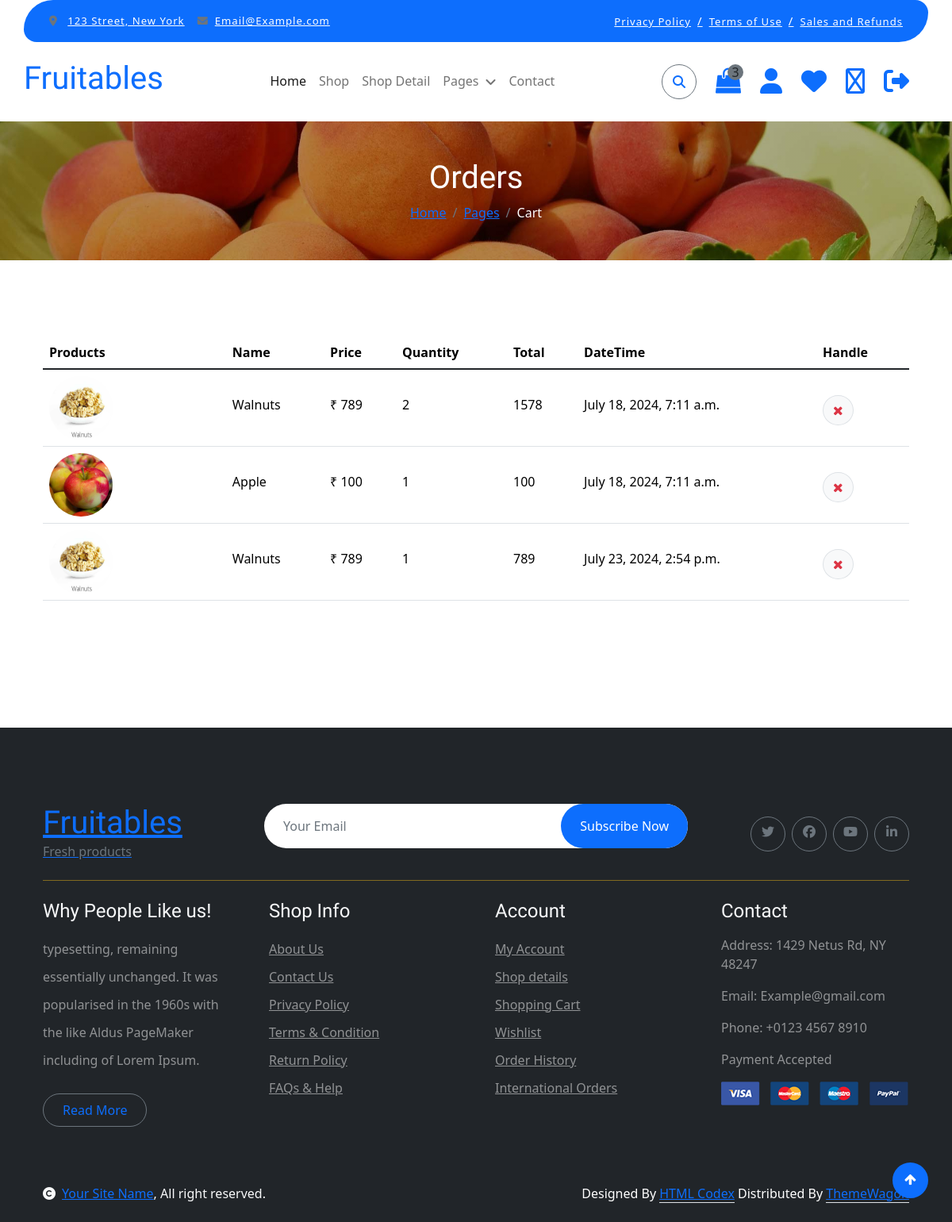
Page /orders (signed in) on the committed database.
### myapp/models.py (models this page shows, shortened)
class order(models.Model):
    user_id=models.ForeignKey(Register,on_delete=models.CASCADE,blank=True,null=True)
    product_id = models.ForeignKey(Product,on_delete=models.CASCADE,blank=True,null=True)
    image=models.ImageField(upload_to="media",blank=True,null=True)
    name = models.CharField(max_length=30,blank=True,null=True)
    price=models.IntegerField(blank=True,null=True)
    quantity = models.IntegerField(default=1,blank=True,null=True)
    total_price=models.IntegerField(blank=True,null=True)
    datetime = models.DateTimeField(auto_now=True)

### myapp/views.py (the view)
# urls.py: path('orders', views.orders, name='orders'),
def orders(request):
    if "email" in request.session:
        uid = Register.objects.get(email = request.session['email'])
        oid = order.objects.filter(user_id=uid)
        con={"uid":uid,"oid":oid}
        return render(request,"orders.html",con)
    else:
        return redirect("login")

### myapp/templates/orders.html (shortened to what this page needs)
{% extends "index.html" %}
{% load static %}
{% block content %}
        <div class="container-fluid page-header py-5">
            <h1 class="text-center text-white display-6">Orders</h1>
            <ol class="breadcrumb justify-content-center mb-0">
                <li class="breadcrumb-item"><a href="#">Home</a></li>
                <li class="breadcrumb-item"><a href="#">Pages</a></li>
                <li class="breadcrumb-item active text-white">Cart</li>
            </ol>
        </div>
        <div class="container-fluid py-5">
            <div class="container py-5">
                <div class="table-responsive">
                    <table class="table">
                        <thead>
                          <tr>
                            <th scope="col">Products</th>
                            <th scope="col">Name</th>
                            <th scope="col">Price</th>
                            <th scope="col">Quantity</th>
                            <th scope="col">Total</th>
                            <th scope="col">DateTime</th>
                            <th scope="col">Handle</th>
                          </tr>
                        </thead>
                        <tbody>
                          {% for i in oid %}
                            <tr>
                                <th scope="row">
                                    <div class="d-flex align-items-center">
                                        <img src="{{ i.image.url }}" class="img-fluid me-5 rounded-circle" style="width: 80px; height: 80px;" alt="">
                                    </div>
                                </th>
                                <td>
                                    <p class="mb-0 mt-4">{{ i.name }}</p>
                                </td>
                                <td>
                                    <p class="mb-0 mt-4">&#8377; {{ i.price }}</p>
                                </td>
                                <td>
                                   <p class="mb-0 mt-4">{{i.quantity}}</p>
                                </td>
                                <td>
                                    <p class="mb-0 mt-4">{{ i.total_price  }}</p>
                                </td>
                                <td>
                                    <p class="mb-0 mt-4">{{ i.datetime  }}</p>
                                </td>
                                <td>
                                    <a href="{% url 'orderhandle' i.id %}"><button class="btn btn-md rounded-circle bg-light border mt-4" >
                                        <i class="fa fa-times text-danger"></i>
                                    </button></a>
                                </td>
                            </tr>
                           {% endfor %}
                        </tbody>
                    </table>
                </div>
            </div>
        </div>
{% endblock %}

### myapp/templates/index.html (shortened to what this page needs)
{% load static %}
<!DOCTYPE html>
<html lang="en">
    <head>
        <link rel="stylesheet" href="https://use.fontawesome.com/releases/v5.15.4/css/all.css"/>
        <link href="https://cdn.jsdelivr.net/npm/bootstrap-icons@1.4.1/font/bootstrap-icons.css" rel="stylesheet">
        <link rel="stylesheet" href="https://cdnjs.cloudflare.com/ajax/libs/font-awesome/6.5.2/css/brands.min.css" />
        <link rel="stylesheet" href="https://cdnjs.cloudflare.com/ajax/libs/font-awesome/6.5.2/css/all.min.css" />
        <link rel="stylesheet" href="https://cdnjs.cloudflare.com/ajax/libs/font-awesome/4.7.0/css/font-awesome.min.css">
        <link rel="stylesheet" href="https://unpkg.com/bootstrap@5.3.3/dist/css/bootstrap.min.css">
        <link rel="stylesheet" href="https://cdn.jsdelivr.net/npm/bootstrap-icons@1.11.3/font/bootstrap-icons.min.css">
        <link href="{% static 'lib/lightbox/css/lightbox.min.css' %}" rel="stylesheet">
        <link href="{% static 'lib/owlcarousel/assets/owl.carousel.min.css' %}" rel="stylesheet">
        <link href="{% static 'css/bootstrap.min.css' %}" rel="stylesheet">
        <link href="{% static 'css/style.css' %}" rel="stylesheet">
        <link href="https://maxcdn.bootstrapcdn.com/bootstrap/5.1.3/css/bootstrap.min.css" rel="stylesheet">
    </head>
    <body>
        <div class="container-fluid fixed-top">
            <div class="container topbar bg-primary d-none d-lg-block">
                <div class="d-flex justify-content-between">
                    <div class="top-info ps-2">
                        <small class="me-3"><i class="fas fa-map-marker-alt me-2 text-secondary"></i> <a href="#" class="text-white">123 Street, New York</a></small>
                        <small class="me-3"><i class="fas fa-envelope me-2 text-secondary"></i><a href="#" class="text-white">Email@Example.com</a></small>
                    </div>
                    <div class="top-link pe-2">
                        <a href="#" class="text-white"><small class="text-white mx-2">Privacy Policy</small>/</a>
                        <a href="#" class="text-white"><small class="text-white mx-2">Terms of Use</small>/</a>
                        <a href="#" class="text-white"><small class="text-white ms-2">Sales and Refunds</small></a>
                    </div>
                </div>
            </div>
            <div class="container px-0">
                <nav class="navbar navbar-light bg-white navbar-expand-xl">
                    <a href="{% url 'index' %}" class="navbar-brand"><h1 class="text-primary display-6">Fruitables</h1></a>
                    <div class="collapse navbar-collapse bg-white" id="navbarCollapse">
                        <div class="navbar-nav mx-auto">
                            <a href="{% url 'index' %}" class="nav-item nav-link active">Home</a>
                            <a href="{% url 'shop' %}" class="nav-item nav-link">Shop</a>
                            <a href="{% url 'shop_detail' %}" class="nav-item nav-link">Shop Detail</a>
                            <div class="nav-item dropdown">
                                <a href="#" class="nav-link dropdown-toggle" data-bs-toggle="dropdown">Pages</a>
                            </div>
                            <a href="{% url 'contact' %}" class="nav-item nav-link">Contact</a>
                        </div>
                            <div class="d-flex m-3 me-0">
                                <button type="button" class="btn-search btn border border-secondary btn-md-square rounded-circle bg-white me-4" data-bs-toggle="modal" data-bs-target="#searchModal">
                                    <i class="fas fa-search text-primary"></i>
                                </button>
                            </div>
                            <a href="{% url 'cart' %}" class="position-relative me-4 my-auto">
                                <i class="fa fa-shopping-bag fa-2x"></i>
                                <span class="position-absolute bg-secondary rounded-circle d-flex align-items-center justify-content-center text-dark px-1" style="top: -5px; left: 15px; height: 20px; min-width: 20px;">3</span>
                            </a>
                            <a href="{% url 'profile' %}" class="me-4 my-auto" >
                                <i class="fas fa-user fa-2x"></i>
                            </a>
                            <a href="{% url 'show_wishlist' %}" class="me-4 my-auto">
                                <i class="fa-solid fa-heart fa-2x"></i>
                            </a>
                            <a href="{% url 'login' %}" class="me-4 my-auto">
                                <i class="fa-regular fa-right-to-bracket fa-2x"></i>
                            </a>
                            <a href="{% url 'logout' %}" class="me-4 my-auto">
                                <i class="fa-solid fa-right-from-bracket fa-2x"></i>
                            </a>
                        </div>
                    </div>
            </div>
{% block content %}{% endblock %}
        <div class="container-fluid bg-dark text-white-50 footer pt-5 mt-5">
            <div class="container py-5">
                <div class="pb-4 mb-4" style="border-bottom: 1px solid rgba(226, 175, 24, 0.5) ;">
                    <div class="row g-4">
                        <div class="col-lg-3">
                            <a href="#">
                                <h1 class="text-primary mb-0">Fruitables</h1>
                                <p class="text-secondary mb-0">Fresh products</p>
                            </a>
                        </div>
                        <div class="col-lg-6">
                            <div class="position-relative mx-auto">
                                <input class="form-control border-0 w-100 py-3 px-4 rounded-pill" type="number" placeholder="Your Email">
                                <button type="submit" class="btn btn-primary border-0 border-secondary py-3 px-4 position-absolute rounded-pill text-white" style="top: 0; right: 0;">Subscribe Now</button>
                            </div>
                        </div>
                        <div class="col-lg-3">
                            <div class="d-flex justify-content-end pt-3">
                                <a class="btn  btn-outline-secondary me-2 btn-md-square rounded-circle" href=""><i class="fab fa-twitter"></i></a>
                                <a class="btn btn-outline-secondary me-2 btn-md-square rounded-circle" href=""><i class="fab fa-facebook-f"></i></a>
                                <a class="btn btn-outline-secondary me-2 btn-md-square rounded-circle" href=""><i class="fab fa-youtube"></i></a>
                                <a class="btn btn-outline-secondary btn-md-square rounded-circle" href=""><i class="fab fa-linkedin-in"></i></a>
                            </div>
                        </div>
                    </div>
                </div>
                <div class="row g-5">
                    <div class="col-lg-3 col-md-6">
                        <div class="footer-item">
                            <h4 class="text-light mb-3">Why People Like us!</h4>
                            <p class="mb-4">typesetting, remaining essentially unchanged. It was
                                popularised in the 1960s with the like Aldus PageMaker including of Lorem Ipsum.</p>
                            <a href="" class="btn border-secondary py-2 px-4 rounded-pill text-primary">Read More</a>
                        </div>
                    </div>
                    <div class="col-lg-3 col-md-6">
                        <div class="d-flex flex-column text-start footer-item">
                            <h4 class="text-light mb-3">Shop Info</h4>
                            <a class="btn-link" href="">About Us</a>
                            <a class="btn-link" href="">Contact Us</a>
                            <a class="btn-link" href="">Privacy Policy</a>
                            <a class="btn-link" href="">Terms & Condition</a>
                            <a class="btn-link" href="">Return Policy</a>
                            <a class="btn-link" href="">FAQs & Help</a>
                        </div>
                    </div>
                    <div class="col-lg-3 col-md-6">
                        <div class="d-flex flex-column text-start footer-item">
                            <h4 class="text-light mb-3">Account</h4>
                            <a class="btn-link" href="">My Account</a>
                            <a class="btn-link" href="">Shop details</a>
                            <a class="btn-link" href="">Shopping Cart</a>
                            <a class="btn-link" href="">Wishlist</a>
                            <a class="btn-link" href="">Order History</a>
                            <a class="btn-link" href="">International Orders</a>
                        </div>
                    </div>
                    <div class="col-lg-3 col-md-6">
                        <div class="footer-item">
                            <h4 class="text-light mb-3">Contact</h4>
                            <p>Address: 1429 Netus Rd, NY 48247</p>
                            <p>Email: Example@gmail.com</p>
                            <p>Phone: +0123 4567 8910</p>
                            <p>Payment Accepted</p>
                            <img src="{% static 'img/payment.png' %}" class="img-fluid" alt="">
                        </div>
                    </div>
                </div>
            </div>
        </div>
        <div class="container-fluid copyright bg-dark py-4">
            <div class="container">
                <div class="row">
                    <div class="col-md-6 text-center text-md-start mb-3 mb-md-0">
                        <span class="text-light"><a href="#"><i class="fas fa-copyright text-light me-2"></i>Your Site Name</a>, All right reserved.</span>
                    </div>
                    <div class="col-md-6 my-auto text-center text-md-end text-white">
                        Designed By <a class="border-bottom" href="https://htmlcodex.com">HTML Codex</a> Distributed By <a class="border-bottom" href="https://themewagon.com">ThemeWagon</a>
                    </div>
                </div>
            </div>
        </div>
        <a href="#" class="btn btn-primary border-3 border-primary rounded-circle back-to-top"><i class="fa fa-arrow-up"></i></a>
    </body>
</html>

### myapp/static/css/style.css (style rules this page uses)
.back-to-top { position: fixed; right: 30px; bottom: 30px; display: flex; width: 45px; height: 45px; align-items: center; justify-content: center; transition: 0.5s; z-index: 99; }
.btn { font-weight: 600; transition: .5s; }
.btn-md-square { width: 44px; height: 44px; }
.btn-square, .btn-sm-square, .btn-md-square, .btn-lg-square { padding: 0; display: flex; align-items: center; justify-content: center; font-weight: normal; }
.btn.border-secondary { transition: 0.5s; }
.fixed-top { transition: 0.5s; background: var(--bs-white); border: 0; }
.topbar { padding: 20px; border-radius: 230px 100px; }
.topbar .top-info { font-size: 15px; line-height: 0; letter-spacing: 1px; display: flex; align-items: center; }
.topbar .top-link { font-size: 15px; line-height: 0; letter-spacing: 1px; display: flex; align-items: center; }
.topbar .top-link a { letter-spacing: 1px; }
.navbar .navbar-nav .nav-link { padding: 10px 15px; font-size: 16px; transition: .5s; }
.navbar { height: 100px; border-bottom: 1px solid rgba(255, 255, 255, .1); }
.navbar .navbar-nav .nav-link:hover, .navbar .navbar-nav .nav-link.active, .fixed-top.bg-white .navbar .navbar-nav .nav-link:hover, .fixed-top.bg-white .navbar .navbar-nav .nav-link.active { color: var(--bs-primary); }
.navbar .dropdown-toggle::after { border: none; content: "\f107"; font-family: "Font Awesome 5 Free"; font-weight: 700; vertical-align: middle; margin-left: 8px; }
.page-header { position: relative; background: linear-gradient(rgba(0, 0, 0, 0.3), rgba(0, 0, 0, 0.3)), url(../img/cart-page-header-img.jpg); background-position: center center; background-repeat: no-repeat; background-size: cover; }
@media (min-width: 992px) { .hero-header, .page-header { margin-top: 152px !important; } }
.footer .footer-item .btn-link { line-height: 35px; color: rgba(255, 255, 255, .5); transition: 0.5s; }
.footer .footer-item p.mb-4 { line-height: 35px; }

### myapp/templates/index.html (style rules this page uses)
* { margin: 0; padding: 0; }

### rows in the picture
order: image (picture), name "Walnuts", price "789", quantity "2", total_price "1578", datetime "July 18, 2024, 7:11 a.m."
order: image (picture), name "Apple", price "100", quantity "1", total_price "100", datetime "July 18, 2024, 7:11 a.m."
order: image (picture), name "Walnuts", price "789", quantity "1", total_price "789", datetime "July 23, 2024, 2:54 p.m."
